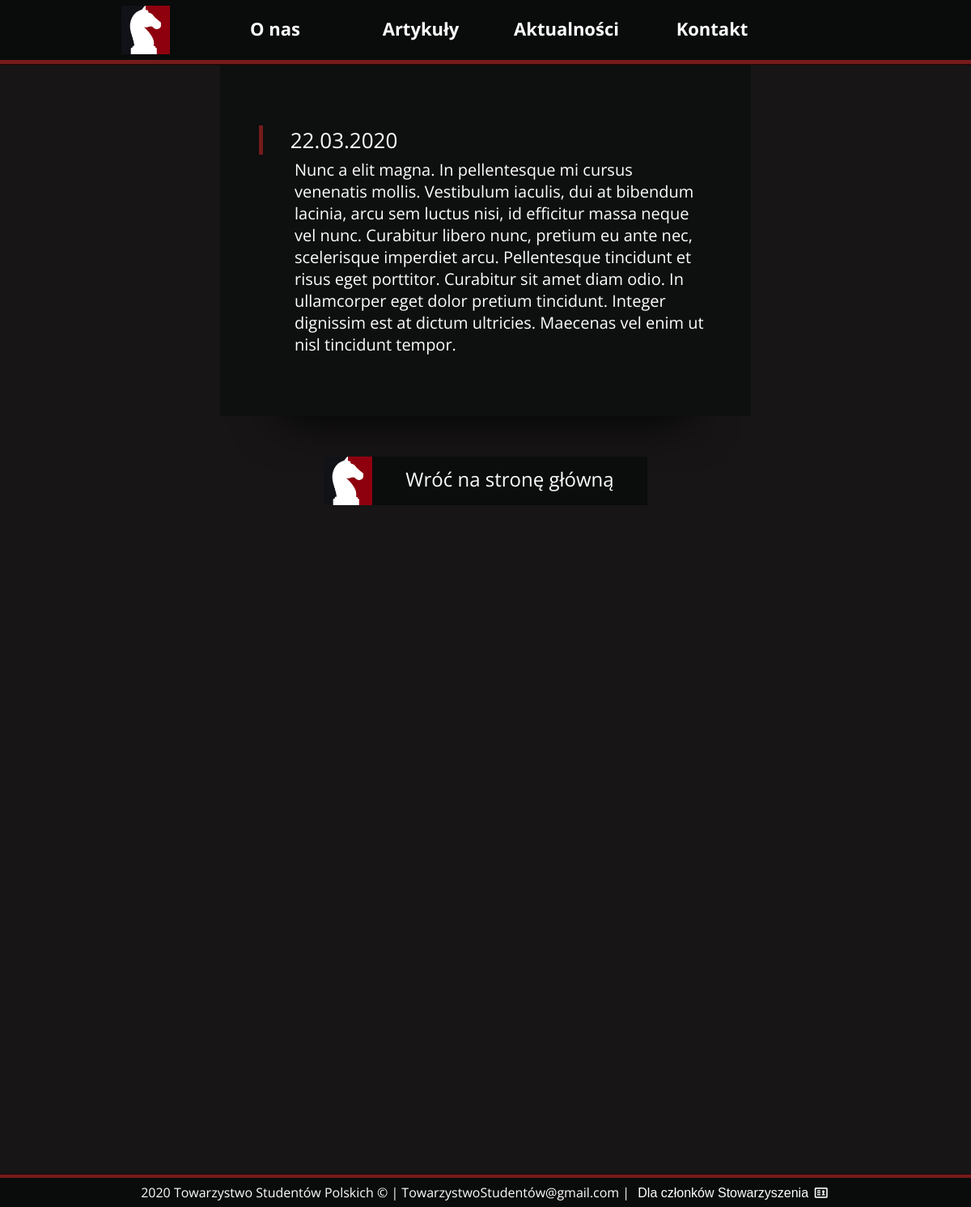
/current/10, run on the app's committed database.
### current/models.py (models this page shows, shortened)
class NewsFeed(models.Model):
    date = models.DateTimeField()
    body = models.TextField()

### current/templates/current/newsfeed.html (shortened to what this page needs)
{% extends "info/header_footer.html" %}
{% block content %}
<section>
    <div class="MainSectionBottom">
        <div class="NewsDiv">
            <div class="TopNews">
            {{ object.date|date:"d.m.Y" }}
            </div>
            <div class="NewsText">
            <h3>
                {{object.body}}
            </h3>
            </div>
        </div>
</section>
{% endblock %}

### info/static/info/css/style.css (style rules this page uses)
body { background-color: #171515; color: #fefefe; margin: 0; font-family: 'Open Sans', sans-serif; font-size: 20px; line-height: normal; }
h3 { font-size: 20px; font-weight: 400; color: #fefefe; padding: 0px; margin: 5px; }
.MainSectionBottom { padding: 45px; background-color: #0e0f0f; width: 560px; margin-left: auto; margin-right: auto; border-left: 3px solid #0d0e0e ; border-right: 3px solid #0d0e0e ; text-align: justify; position:relative; }
.MainSectionBottom:after { content: '' ; display: block; width: 500px; height: 100px; box-shadow: 0 2px 60px rgba(0, 0, 0, .98); position: absolute; bottom: 0.2%; left: 11.5%; z-index: -1; }
.TopNews { font-size: 26px; font-weight: 400; text-align: center; margin-right: auto; width: 200px; border-left: 5px solid #751b1b; }
.NewsText { text-align: left; margin-left: 39px; }
.NewsDiv { margin: 30px 0; }

### data on the page
NewsFeed: date "22.03.2020", body "Nunc a elit magna. In pellentesque mi cursus venenatis mollis. Vestibulum iaculis, dui at bibendum lacinia, arcu sem luctus nisi, id efficitur massa neque vel nunc. Curabitur libero nunc, pretium eu ante nec, scelerisque imperdiet arcu. Pellentesque tincidunt et risus eget porttitor. Curabitur sit amet diam odio. In ullamcorper eget dolor pretium tincidunt. Integer dignissim est at dictum ultricies. Maecenas vel enim ut nisl tincidunt tempor."
